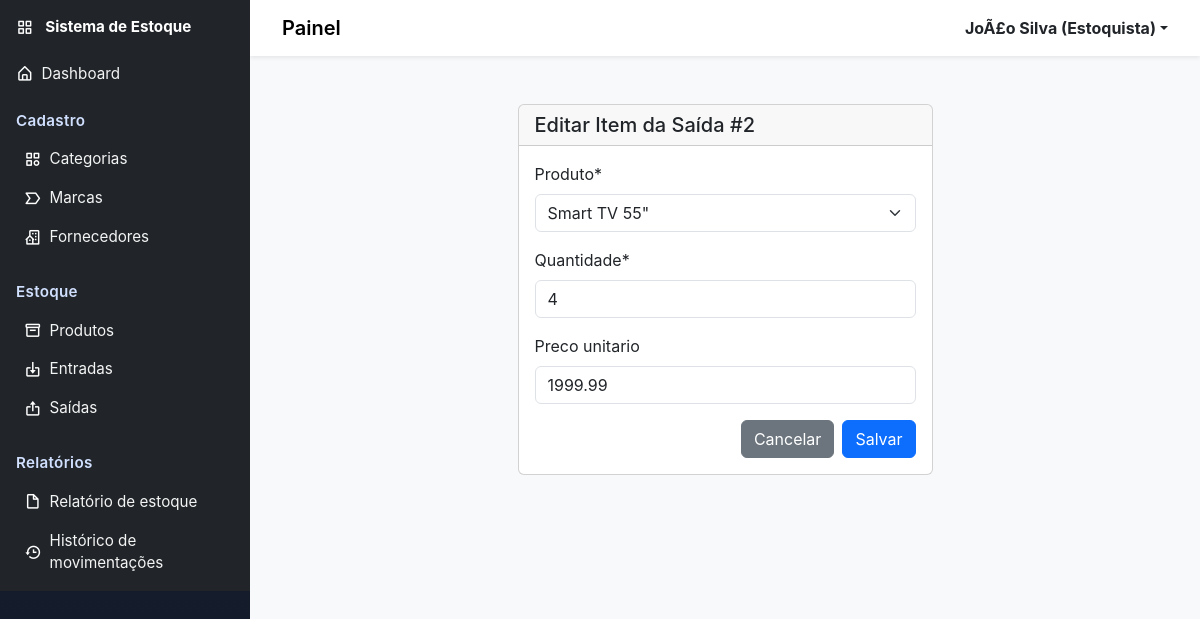
The page /movimentacoes/itens/saida/1/editar/ (signed in) on the database its author committed.
### usuarios/models.py (models this page shows, shortened)
class Usuario(AbstractBaseUser, PermissionsMixin):
    NIVEL_ADMIN = "admin"
    NIVEL_ESTOQUISTA = "estoquista"
    NIVEL_CAIXA = "caixa"
    NIVEL_CHOICES = [
        (NIVEL_ADMIN, "Admin"),
        (NIVEL_ESTOQUISTA, "Estoquista"),
        (NIVEL_CAIXA, "Caixa"),
    ]
    id = models.AutoField(primary_key=True)
    nome = models.CharField("Nome", max_length=150)
    login = models.CharField("Login", max_length=50, unique=True)
    nivel_acesso = models.CharField(
        "Nível de acesso", max_length=30, choices=NIVEL_CHOICES, default=NIVEL_ESTOQUISTA)
    is_staff = models.BooleanField("Staff", default=False)
    is_active = models.BooleanField("Ativo", default=True)
    data_criacao = models.DateTimeField(
        "Data de criação", default=timezone.now)
    objects = UsuarioManager()
    USERNAME_FIELD = "login"
    REQUIRED_FIELDS = ["nome"]
    class Meta:
        verbose_name = "Usuário"
        verbose_name_plural = "Usuários"

### movimentacoes/models.py (models this page shows, shortened)
class SaidaItem(models.Model):
    id = models.AutoField(primary_key=True)
    saida = models.ForeignKey(SaidaEstoque, on_delete=models.CASCADE, related_name="itens")
    produto = models.ForeignKey(Produto, on_delete=models.PROTECT, related_name="saida_itens")
    quantidade = models.IntegerField()
    preco_unitario = models.DecimalField(max_digits=10, decimal_places=2, null=True, blank=True)
    subtotal = models.DecimalField(max_digits=12, decimal_places=2, editable=False, default=0)
    class Meta:
        verbose_name = "Item da Saída"
        verbose_name_plural = "Itens da Saída"

class SaidaEstoque(models.Model):
    TIPO_VENDA = "venda"
    TIPO_PERDA = "perda"
    TIPO_DEVOLUCAO = "devolucao"
    TIPO_AJUSTE = "ajuste"
    TIPO_CHOICES = [
        (TIPO_VENDA, "Venda"),
        (TIPO_PERDA, "Perda"),
        (TIPO_DEVOLUCAO, "Devolução"),
        (TIPO_AJUSTE, "Ajuste"),
    ]
    id = models.AutoField(primary_key=True)
    tipo_saida = models.CharField(max_length=20, choices=TIPO_CHOICES)
    data_saida = models.DateTimeField(default=timezone.now)
    usuario_responsavel = models.ForeignKey(Usuario, on_delete=models.PROTECT, null=True, blank=True, related_name="saidas")
    observacao = models.TextField(blank=True, null=True)
    class Meta:
        verbose_name = "Saída de Estoque"
        verbose_name_plural = "Saídas de Estoque"

### movimentacoes/views.py (the view)
@login_required
def editar_item_saida(request, item_pk):
    item = get_object_or_404(SaidaItem, pk=item_pk)
    if request.method == 'POST':
        form = SaidaItemForm(request.POST, instance=item)
        if form.is_valid():
            form.save()
            messages.success(request, 'Item atualizado!')
            return redirect('movimentacoes:detalhe_saida', pk=item.saida.id)
    else:
        form = SaidaItemForm(instance=item)
    return render(request, 'movimentacoes/editar_item_saida.html', {'form': form, 'item': item})

### movimentacoes/forms.py
class SaidaItemForm(forms.ModelForm):
    class Meta:
        model = SaidaItem
        fields = ['produto', 'quantidade', 'preco_unitario']
        widgets = {
            'produto': forms.Select(attrs={'class': 'form-control'}),
            'quantidade': forms.NumberInput(attrs={'class': 'form-control', 'min': 1}),
            'preco_unitario': forms.NumberInput(attrs={'class': 'form-control', 'step': '0.01'}),
        }

### produtos/models.py (called while the page is built)
    def __str__(self):
        return self.nome

### usuarios/templatetags/access_tags.py (called while the page is built)
@register.simple_tag(takes_context=True)
def has_access(context, allowed_levels):
    request = context.get('request')
    if not request or not hasattr(request, 'user') or not request.user.is_authenticated:
        return False
    nivel = getattr(request.user, 'nivel_acesso', None)
    if not nivel:
        return False
    allowed = [x.strip() for x in allowed_levels.split(',') if x.strip()]
    return nivel in allowed

### templates/movimentacoes/editar_item_saida.html (shortened to what this page needs)
{% extends 'base.html' %}
{% load crispy_forms_tags %}
{% block content %}
<div class="container-fluid p-4">
    <div class="row">
        <div class="col-md-6 offset-md-3">
            <div class="card">
                <div class="card-header"><h5 class="mb-0">Editar Item da Saída #{{ item.saida.id }}</h5></div>
                <div class="card-body">
                    <form method="post">
                        {{ form|crispy }}
                        <div class="d-grid gap-2 d-sm-flex justify-content-sm-end">
                            <a href="{% url 'movimentacoes:detalhe_saida' item.saida.id %}" class="btn btn-secondary">Cancelar</a>
                            <button type="submit" class="btn btn-primary">Salvar</button>
                        </div>
                    </form>
                </div>
            </div>
        </div>
    </div>
</div>
{% endblock %}

### templates/includes/header.html (shortened to what this page needs)
<header class="navbar navbar-expand-lg navbar-light bg-white shadow-sm">
<div class="container-fluid">
<div class="d-flex align-items-center">
	<a class="navbar-brand" href="#">Painel</a>
</div>
<div class="d-flex align-items-center">
<div class="dropdown">
<a class="d-flex align-items-center text-dark text-decoration-none dropdown-toggle" href="#" id="userDropdown" data-bs-toggle="dropdown" aria-expanded="false">
	<strong>
		{% if request.user.is_authenticated %}
			{{ request.user.nome }} {% if request.user.get_nivel_acesso_display %}({{ request.user.get_nivel_acesso_display }}){% endif %}
		{% else %}
			Usuário
		{% endif %}
	</strong>
</a>
</div>
</div>
</div>
</header>

### static/css/style.css (style rules this page uses)
body { font-family: Inter, system-ui, -apple-system, 'Segoe UI', Roboto, 'Helvetica Neue', Arial; background-color: #f8f9fa; }
header.navbar .navbar-brand { font-weight:600 }
@media (min-width: 768px) { header.navbar { padding-left: 1.25rem; padding-right:1.25rem } }

### rows shown on the page
Usuario: user.nome "JoÃ£o Silva", user.nivel_acesso "Estoquista"
SaidaItem: saida.id "2", produto "Smart TV 55\"", quantidade "4", preco_unitario "1999.99"
